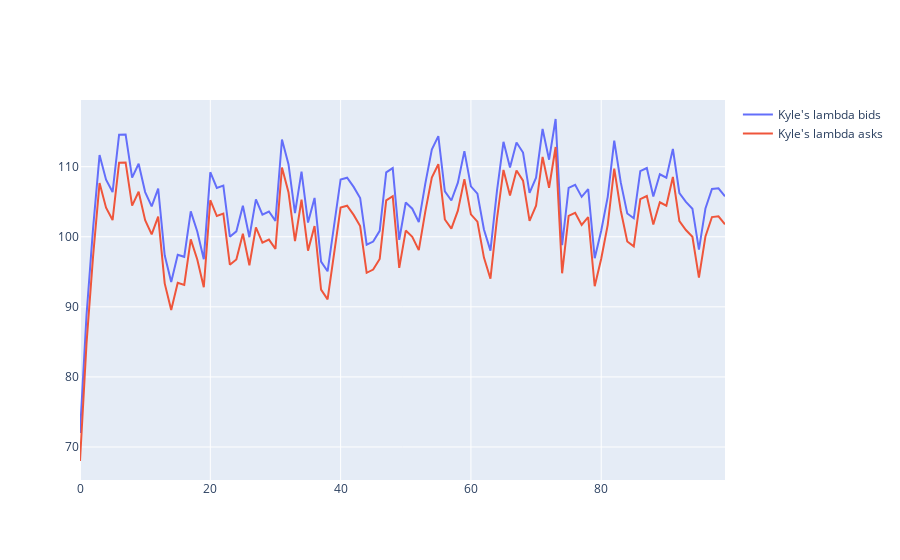

Source (notebook cell):
### Code cell
import plotly.graph_objects as go


plotly_fig = go.Figure()

market_maker_quotes = quotes_dict.get(list(quotes_dict.keys())[0])

bids = [x[0] for x in market_maker_quotes]
asks = [x[1] for x in market_maker_quotes]

plotly_fig.add_trace(go.Scatter(x=list(range(100)), y=bids, mode="lines", name="Kyle's lambda bids"))
plotly_fig.add_trace(go.Scatter(x=list(range(100)), y=asks, mode="lines", name="Kyle's lambda asks"))

plotly_fig.show()
